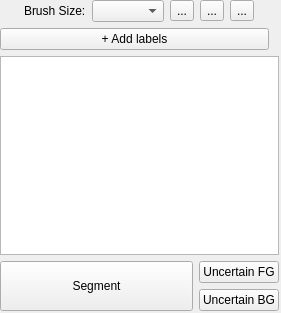
<?xml version="1.0" encoding="UTF-8"?>
<ui version="4.0">
 <class>containingWidget</class>
 <widget class="QWidget" name="containingWidget">
  <property name="geometry">
   <rect>
    <x>0</x>
    <y>0</y>
    <width>281</width>
    <height>313</height>
   </rect>
  </property>
  <property name="sizePolicy">
   <sizepolicy hsizetype="Preferred" vsizetype="Preferred">
    <horstretch>1</horstretch>
    <verstretch>0</verstretch>
   </sizepolicy>
  </property>
  <property name="minimumSize">
   <size>
    <width>256</width>
    <height>0</height>
   </size>
  </property>
  <property name="baseSize">
   <size>
    <width>0</width>
    <height>0</height>
   </size>
  </property>
  <property name="windowTitle">
   <string>Form</string>
  </property>
  <widget class="QWidget" name="layoutWidget">
   <property name="geometry">
    <rect>
     <x>0</x>
     <y>0</y>
     <width>279</width>
     <height>311</height>
    </rect>
   </property>
   <layout class="QVBoxLayout" name="verticalLayout_3">
    <item>
     <layout class="QVBoxLayout" name="verticalLayout_2">
      <property name="sizeConstraint">
       <enum>QLayout::SetNoConstraint</enum>
      </property>
      <item>
       <layout class="QHBoxLayout" name="horizontalLayout_2">
        <item>
         <spacer name="horizontalSpacer_3">
          <property name="orientation">
           <enum>Qt::Horizontal</enum>
          </property>
          <property name="sizeHint" stdset="0">
           <size>
            <width>40</width>
            <height>20</height>
           </size>
          </property>
         </spacer>
        </item>
        <item>
         <widget class="QLabel" name="brushSizeCaption">
          <property name="text">
           <string>Brush Size:</string>
          </property>
         </widget>
        </item>
        <item>
         <widget class="QComboBox" name="brushSizeComboBox"/>
        </item>
        <item>
         <widget class="QToolButton" name="arrowToolButton">
          <property name="text">
           <string>...</string>
          </property>
         </widget>
        </item>
        <item>
         <widget class="QToolButton" name="paintToolButton">
          <property name="text">
           <string>...</string>
          </property>
         </widget>
        </item>
        <item>
         <widget class="QToolButton" name="eraserToolButton">
          <property name="text">
           <string>...</string>
          </property>
          <property name="autoRaise">
           <bool>false</bool>
          </property>
         </widget>
        </item>
        <item>
         <spacer name="horizontalSpacer_4">
          <property name="orientation">
           <enum>Qt::Horizontal</enum>
          </property>
          <property name="sizeHint" stdset="0">
           <size>
            <width>40</width>
            <height>20</height>
           </size>
          </property>
         </spacer>
        </item>
       </layout>
      </item>
      <item>
       <widget class="QPushButton" name="AddLabelButton">
        <property name="maximumSize">
         <size>
          <width>269</width>
          <height>16777215</height>
         </size>
        </property>
        <property name="styleSheet">
         <string notr="true"/>
        </property>
        <property name="text">
         <string>+ Add labels</string>
        </property>
       </widget>
      </item>
      <item>
       <widget class="LabelListView" name="labelListView">
        <property name="sizePolicy">
         <sizepolicy hsizetype="Minimum" vsizetype="Expanding">
          <horstretch>0</horstretch>
          <verstretch>0</verstretch>
         </sizepolicy>
        </property>
        <property name="minimumSize">
         <size>
          <width>0</width>
          <height>0</height>
         </size>
        </property>
        <property name="maximumSize">
         <size>
          <width>16777215</width>
          <height>16777215</height>
         </size>
        </property>
       </widget>
      </item>
      <item>
       <layout class="QHBoxLayout" name="horizontalLayout_3">
        <item>
         <widget class="QPushButton" name="segmentButton">
          <property name="sizePolicy">
           <sizepolicy hsizetype="Expanding" vsizetype="Preferred">
            <horstretch>0</horstretch>
            <verstretch>0</verstretch>
           </sizepolicy>
          </property>
          <property name="minimumSize">
           <size>
            <width>0</width>
            <height>48</height>
           </size>
          </property>
          <property name="text">
           <string>Segment</string>
          </property>
          <property name="flat">
           <bool>false</bool>
          </property>
         </widget>
        </item>
        <item>
         <layout class="QVBoxLayout" name="verticalLayout_4">
          <item>
           <widget class="QPushButton" name="uncertainFGButton">
            <property name="text">
             <string>Uncertain FG</string>
            </property>
           </widget>
          </item>
          <item>
           <widget class="QPushButton" name="uncertainBGButton">
            <property name="text">
             <string>Uncertain BG</string>
            </property>
           </widget>
          </item>
         </layout>
        </item>
       </layout>
      </item>
     </layout>
    </item>
   </layout>
  </widget>
 </widget>
 <customwidgets>
  <customwidget>
   <class>LabelListView</class>
   <extends>QTableView</extends>
   <header>labelListView</header>
  </customwidget>
 </customwidgets>
 <resources/>
 <connections/>
</ui>
